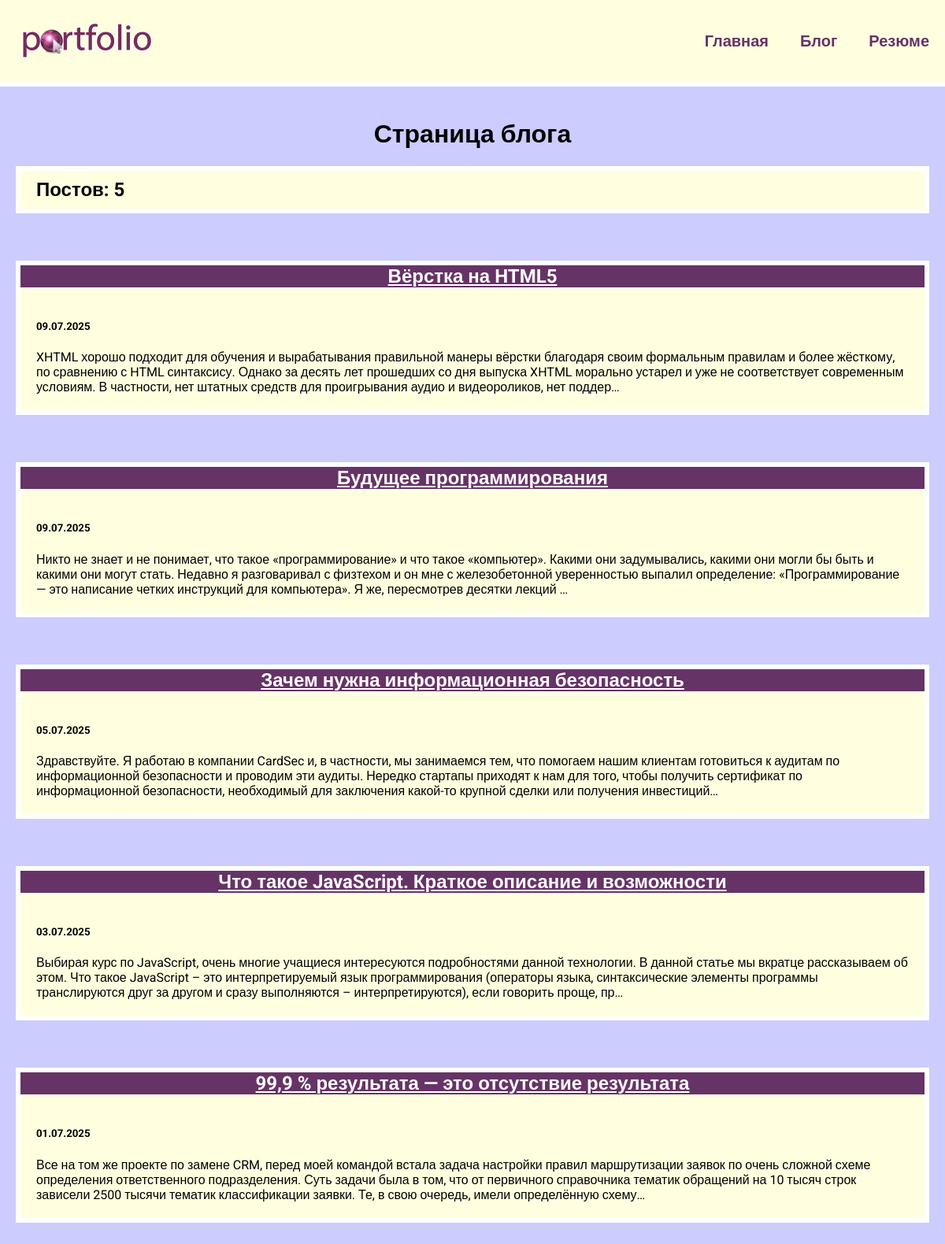
Screenshot of /blog/ with the database file from the repository.
### blog/models.py (models this page shows, shortened)
class Blog(models.Model):
    title = models.CharField(max_length=200)
    description = models.TextField()
    data = models.DateField()

### blog/views.py (the view)
# urls.py: path('',views.blogs,name='blogs'),
def blogs(request):
    blogs = Blog.objects.order_by('-data')
    return render(request,'blog/blogs.html', {'blogs':blogs})

### blog/templates/blog/blogs.html
{% extends 'skills/base.html' %}
{% load static %}
{% block content %}
<h1>Страница блога</h1>
<h2 class="count">Постов: {{ blogs.count }}</h2>
{% for blog in blogs %}
    <div class="element">
        <h2 class="top"><a href="{% url 'detail' blog.id %}">{{ blog.title }}</a></h2>
        <div class="blog_text">
            <h5>{{ blog.data|date:'d.m.Y'}}</h5>
            <div>{{ blog.description|striptags|truncatechars:360 }}</div>
        </div>
    </div>
{% endfor %}
{% endblock %}

### skills/static/css/style.css (style rules this page uses)
body { font-family: "Roboto", sans-serif; background: #CCCCFF; padding: 0; margin: 0; }
.element, .count { flex-basis:360px; background: lightyellow; border:6px solid white; margin-bottom: 60px; }
h1 { text-align:center; margin-top:60px 0 40px; }
h2 { text-align:center; margin:20px 0; }
.top { background: #663366; margin:0; }
.top a { color:white; }
.blog_text { padding:20px; box-sizing:border-box; }
.count { padding:10px 20px; box-sizing:border-box; text-align:left; }

### rows the page displays
Blog: title "Вёрстка на HTML5", data "09.07.2025", description "XHTML хорошо подходит для обучения и вырабатывания правильной манеры вёрстки благодаря своим формальным правилам и более жёсткому, по сравнению с HTML синтаксису. Однако за десять лет прошедших со дня выпуска XHTML морально устарел и уже не соответствует современным условиям. В частности, нет штатных средств для проигрывания аудио и видеороликов, нет поддер…"
Blog: title "Будущее программирования", data "09.07.2025", description "Никто не знает и не понимает, что такое «программирование» и что такое «компьютер». Какими они задумывались, какими они могли бы быть и какими они могут стать. Недавно я разговаривал с физтехом и он мне с железобетонной уверенностью выпалил определение: «Программирование — это написание четких инструкций для компьютера». Я же, пересмотрев десятки лекций …"
Blog: title "Зачем нужна информационная безопасность", data "05.07.2025", description "Здравствуйте. Я работаю в компании CardSec и, в частности, мы занимаемся тем, что помогаем нашим клиентам готовиться к аудитам по информационной безопасности и проводим эти аудиты. Нередко стартапы приходят к нам для того, чтобы получить сертификат по информационной безопасности, необходимый для заключения какой-то крупной сделки или получения инвестиций…"
Blog: title "Что такое JavaScript. Краткое описание и возможности", data "03.07.2025", description "Выбирая курс по JavaScript, очень многие учащиеся интересуются подробностями данной технологии. В данной статье мы вкратце рассказываем об этом. Что такое JavaScript – это интерпретируемый язык программирования (операторы языка, синтаксические элементы программы транслируются друг за другом и сразу выполняются – интерпретируются), если говорить проще, пр…"
Blog: title "99,9 % результата — это отсутствие результата", data "01.07.2025", description "Все на том же проекте по замене CRM, перед моей командой встала задача настройки правил маршрутизации заявок по очень сложной схеме определения ответственного подразделения. Суть задачи была в том, что от первичного справочника тематик обращений на 10 тысяч строк зависели 2500 тысячи тематик классификации заявки. Те, в свою очередь, имели определённую схему…"

### other values shown
{{ blogs.count }} "5"
